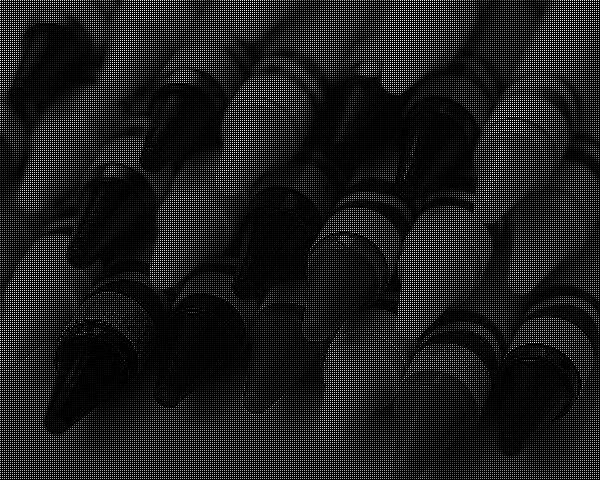
%> input picture Assignment#1/Task1/task1_red.jpg, 600 x 480 px
$ octave Task2.m   (GNU Octave 9; MATLAB toolbox functions it lacks are replaced by stand-ins)
%> lines starting %> are read from the running program, lines starting %| are printed output that depends on the picture
if exist('Task1/task1_red.jpg', 'file') && exist('Task1/task1_green.jpg', 'file') && exist('Task1/task1_blue.jpg', 'file')

    channel_r = imread("Task1/task1_red.jpg");
%> channel_r is the input picture: size 480x600 uint8; min 0, max 255, mean 29.3
    channel_g = imread("Task1/task1_green.jpg");
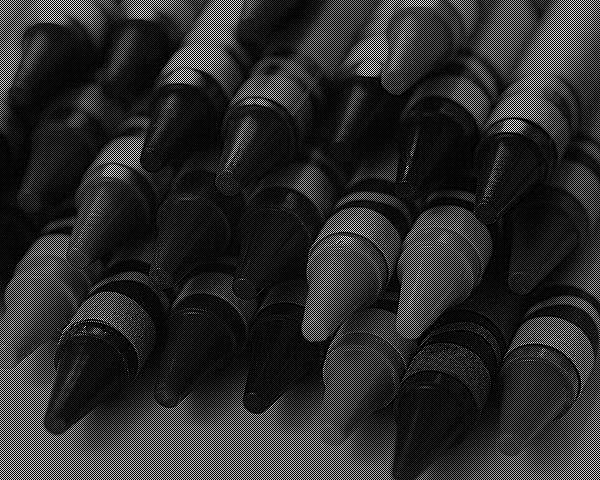
%> input picture Assignment#1/Task1/task1_green.jpg, 600 x 480 px
%> channel_g is the input picture: size 480x600 uint8; min 0, max 255, mean 44.7
    channel_b = imread("Task1/task1_blue.jpg");
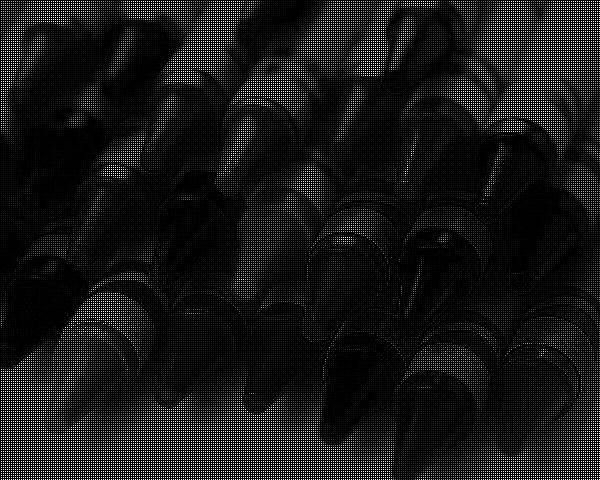
%> input picture Assignment#1/Task1/task1_blue.jpg, 600 x 480 px
%> channel_b is the input picture: size 480x600 uint8; min 0, max 255, mean 23.7

    filter_r = [0.25 0.5 0.25; 0.5 1 0.5; 0.25 0.5 0.25];
    filter_g = [0 0.25 0; 0.25 1 0.25; 0 0.25 0];
    filter_b = filter_r;

    implement_r = imfilter(channel_r, filter_r);
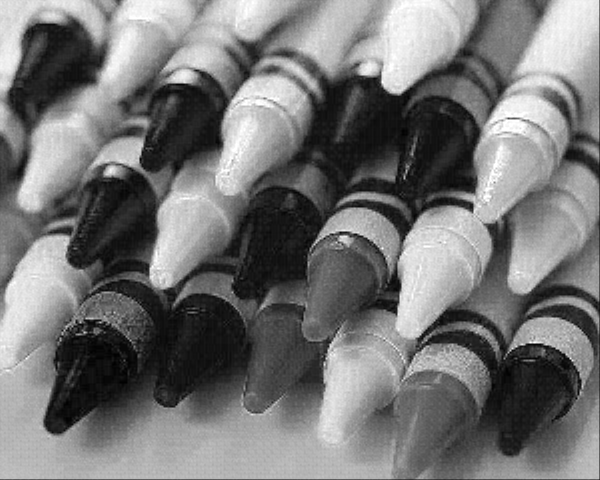
%> implement_r: size 480x600 uint8; min 1, max 255, mean 117
    implement_g = imfilter(channel_g, filter_g);
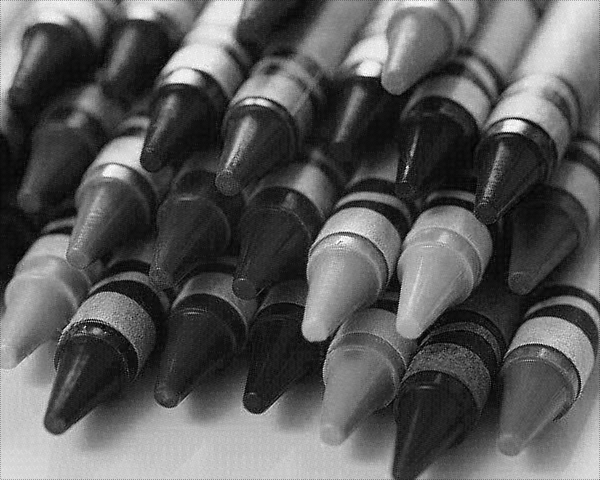
%> implement_g: size 480x600 uint8; min 0, max 255, mean 89.3
    implement_b = imfilter(channel_b, filter_b);
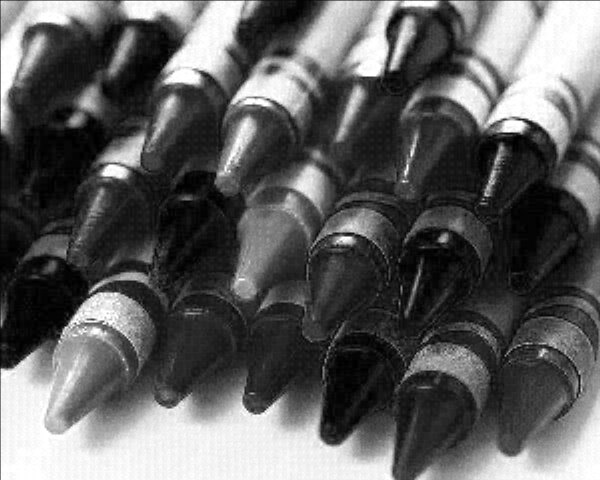
%> implement_b: size 480x600 uint8; min 0, max 255, mean 94.3

    if exist('Task2', 'dir') == 0
        mkdir('Task2')
    end

    imwrite(implement_r, 'Task2/task2_red.jpg');
    imwrite(implement_g, 'Task2/task2_green.jpg');
    imwrite(implement_b, 'Task2/task2_blue.jpg');
else
    disp("You SHOULD execute previous tasks first!!");
end
